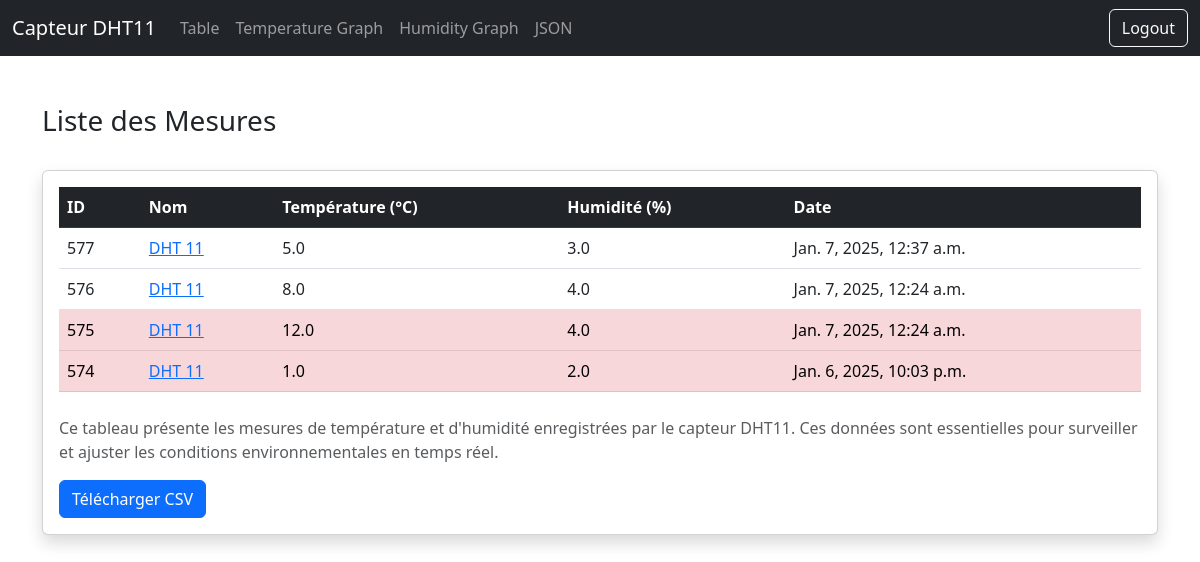
The app's page /index/ with its own data.
### DHT/models.py (models this page shows)
class Dht11(models.Model):
  temp = models.FloatField(null=True)
  hum = models.FloatField(null=True)
  dt = models.DateTimeField(auto_now_add=True,null=True)

### DHT/views.py (the view)
# urls.py: path('index/',views.table,name='table'),
def table(request):
    toutes_les_lignes = Dht11.objects.all().order_by('-dt')  # Trier par date décroissante
    derniere_ligne = toutes_les_lignes.first()  # Récupérer la dernière entrée
    if derniere_ligne:
        derniere_date = derniere_ligne.dt
        delta_temps = timezone.now() - derniere_date
        difference_minutes = delta_temps.seconds // 60
        temps_ecoule = f"il y a {difference_minutes} min"
        if difference_minutes > 60:
            temps_ecoule = f"il y a {difference_minutes // 60}h {difference_minutes % 60}min"
    else:
        temps_ecoule = "Aucune donnée disponible"
    return render(request, 'value.html', {
        'toutes_les_lignes': toutes_les_lignes,
        'temps_ecoule': temps_ecoule
    })

### template/value.html (shortened to what this page needs)
{% extends 'base.html' %}
{% block i %}
{% load static %}
<link href="https://cdn.jsdelivr.net/npm/bootstrap@5.3.0-alpha3/dist/css/bootstrap.min.css" rel="stylesheet">
<div class="container my-5">
    <div class="row mb-4">
        <div class="col">
            <h3>Liste des Mesures</h3>
        </div>
    </div>
    <div class="card shadow">
        <div class="card-body">
            <table class="table table-hover">
                <thead class="table-dark">
                    <tr>
                        <th>ID</th>
                        <th>Nom</th>
                        <th>Température (°C)</th>
                        <th>Humidité (%)</th>
                        <th>Date</th>
                    </tr>
                </thead>
                <tbody>
                    {% for ligne in toutes_les_lignes %}
                    <tr class="{% if ligne.temp < 2 or ligne.temp > 10 %}table-danger{% endif %}">
                        <td>{{ ligne.id }}</td>
                        <td><a href="{% url 'myChartTemp' %}">DHT 11</a></td>
                        <td>{{ ligne.temp }}</td>
                        <td>{{ ligne.hum }}</td>
                        <td>{{ ligne.dt }}</td>
                    </tr>
                    {% empty %}
                    <tr>
                        <td colspan="5" class="text-center">Aucune donnée disponible</td>
                    </tr>
                    {% endfor %}
                </tbody>
            </table>
            <p class="mt-4 text-muted">
                Ce tableau présente les mesures de température et d'humidité enregistrées par le capteur DHT11. Ces
                données sont essentielles pour surveiller et ajuster les conditions environnementales en temps réel.
            </p>
            <button id="csv" class="btn btn-primary">Télécharger CSV</button>
        </div>
    </div>
</div>
{% endblock i %}

### template/base.html
{% load static %}
{% include 'navBar.html' %}
{% block i %}
{% endblock %}

### template/navBar.html (shortened to what this page needs)
<!DOCTYPE html>
<html lang="en">
<head>
    {% load static %}
    <link href="https://cdn.jsdelivr.net/npm/bootstrap@5.3.0-alpha3/dist/css/bootstrap.min.css" rel="stylesheet">
</head>
<body>
    <nav class="navbar navbar-expand-lg navbar-dark bg-dark">
        <div class="container-fluid">
            <a class="navbar-brand" href="#">Capteur DHT11</a>
            <div class="collapse navbar-collapse" id="navbarNav">
                <ul class="navbar-nav me-auto mb-2 mb-lg-0">
                    <li class="nav-item">
                        <a class="nav-link" href="{% url 'table' %}">Table</a>
                    </li>
                    <li class="nav-item">
                        <a class="nav-link" href="{% url 'myChartTemp' %}">Temperature Graph</a>
                    </li>
                    <li class="nav-item">
                        <a class="nav-link" href="{% url 'myChartHum' %}">Humidity Graph</a>
                    </li>
                    <li class="nav-item">
                        <a class="nav-link" href="{% url 'json' %}">JSON</a>
                    </li>
                </ul>
                <a href="{% url 'logout' %}" class="btn btn-outline-light">Logout</a>
            </div>
        </div>
    </nav>
</body>
</html>

### records on screen
Dht11: id "577", temp "5.0", hum "3.0", dt "Jan. 7, 2025, 12:37 a.m."
Dht11: id "576", temp "8.0", hum "4.0", dt "Jan. 7, 2025, 12:24 a.m."
Dht11: id "575", temp "12.0", hum "4.0", dt "Jan. 7, 2025, 12:24 a.m."
Dht11: id "574", temp "1.0", hum "2.0", dt "Jan. 6, 2025, 10:03 p.m."
